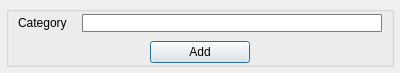
<?xml version="1.0" encoding="UTF-8"?>
<ui version="4.0">
 <class>add_ext_category</class>
 <widget class="QDialog" name="add_ext_category">
  <property name="windowModality">
   <enum>Qt::ApplicationModal</enum>
  </property>
  <property name="geometry">
   <rect>
    <x>0</x>
    <y>0</y>
    <width>400</width>
    <height>73</height>
   </rect>
  </property>
  <property name="minimumSize">
   <size>
    <width>400</width>
    <height>0</height>
   </size>
  </property>
  <property name="maximumSize">
   <size>
    <width>400</width>
    <height>73</height>
   </size>
  </property>
  <property name="windowTitle">
   <string>New Signature Category</string>
  </property>
  <layout class="QVBoxLayout" name="verticalLayout_2">
   <property name="leftMargin">
    <number>6</number>
   </property>
   <property name="topMargin">
    <number>6</number>
   </property>
   <property name="rightMargin">
    <number>6</number>
   </property>
   <property name="bottomMargin">
    <number>6</number>
   </property>
   <item>
    <widget class="QGroupBox" name="groupBox">
     <layout class="QVBoxLayout" name="verticalLayout">
      <property name="spacing">
       <number>8</number>
      </property>
      <property name="topMargin">
       <number>1</number>
      </property>
      <property name="bottomMargin">
       <number>0</number>
      </property>
      <item>
       <layout class="QHBoxLayout" name="horizontalLayout">
        <property name="spacing">
         <number>15</number>
        </property>
        <item>
         <widget class="QLabel" name="label">
          <property name="text">
           <string>Category</string>
          </property>
         </widget>
        </item>
        <item>
         <widget class="QLineEdit" name="lineEdit_category">
          <property name="focusPolicy">
           <enum>Qt::StrongFocus</enum>
          </property>
          <property name="styleSheet">
           <string notr="true">QLineEdit {border: 1px solid gray; border-radius: 1px; padding:1x}</string>
          </property>
         </widget>
        </item>
       </layout>
      </item>
      <item>
       <layout class="QHBoxLayout" name="horizontalLayout_2">
        <item>
         <spacer name="horizontalSpacer">
          <property name="orientation">
           <enum>Qt::Horizontal</enum>
          </property>
          <property name="sizeHint" stdset="0">
           <size>
            <width>40</width>
            <height>5</height>
           </size>
          </property>
         </spacer>
        </item>
        <item>
         <widget class="QPushButton" name="pushButton_add_category">
          <property name="minimumSize">
           <size>
            <width>100</width>
            <height>0</height>
           </size>
          </property>
          <property name="maximumSize">
           <size>
            <width>100</width>
            <height>16777215</height>
           </size>
          </property>
          <property name="styleSheet">
           <string notr="true"/>
          </property>
          <property name="text">
           <string>Add</string>
          </property>
         </widget>
        </item>
        <item>
         <spacer name="horizontalSpacer_2">
          <property name="orientation">
           <enum>Qt::Horizontal</enum>
          </property>
          <property name="sizeHint" stdset="0">
           <size>
            <width>40</width>
            <height>5</height>
           </size>
          </property>
         </spacer>
        </item>
       </layout>
      </item>
     </layout>
    </widget>
   </item>
  </layout>
 </widget>
 <resources/>
 <connections/>
</ui>
